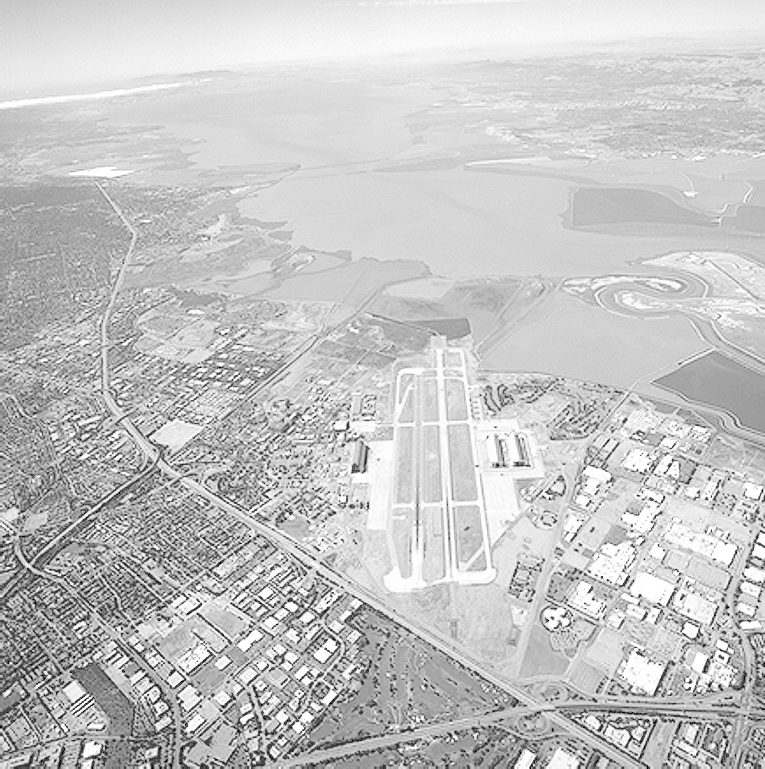
#> input picture runway.png, 765 x 769 px
$ jupyter execute 258782J_A01_Q10.ipynb
#> lines starting #> are read from the running program, lines starting #| are printed output that depends on the picture
[cell 1]
import numpy as np
import cv2
import matplotlib.pyplot as plt

[cell 2]
def manual_bilateral_filter(image, d, sigma_s, sigma_r):
    h, w = image.shape
    output = np.zeros_like(image, dtype=float)
    pad = d // 2
    padded = np.pad(image, pad, mode='reflect').astype(float)

    x, y = np.meshgrid(np.arange(d) - pad, np.arange(d) - pad)
    spatial_weights = np.exp(-(x**2 + y**2) / (2 * sigma_s**2))

    for i in range(h):
        for j in range(w):
            region = padded[i : i+d, j : j+d]  # Extract neighborhood

            # Calculate range weights based on intensity difference
            intensity_diff = region - padded[i + pad, j + pad]
            range_weights = np.exp(-(intensity_diff**2) / (2 * sigma_r**2))

            weights = spatial_weights * range_weights  # Combined weights
            output[i, j] = np.sum(region * weights) / np.sum(weights) # Normalize and compute new pixel value
    return output.astype(np.uint8)

[cell 3]
d = 9          # Diameter
sigma_s = 75   # Spatial Sigma
sigma_r = 75   # Range Sigma

img = cv2.imread('runway.png', cv2.IMREAD_GRAYSCALE)
#> img is the input picture: shape (769, 765); min 0, max 255, mean 197.1

# (b) Gaussian Smoothing
gaussian = cv2.GaussianBlur(img, (d, d), sigma_s)
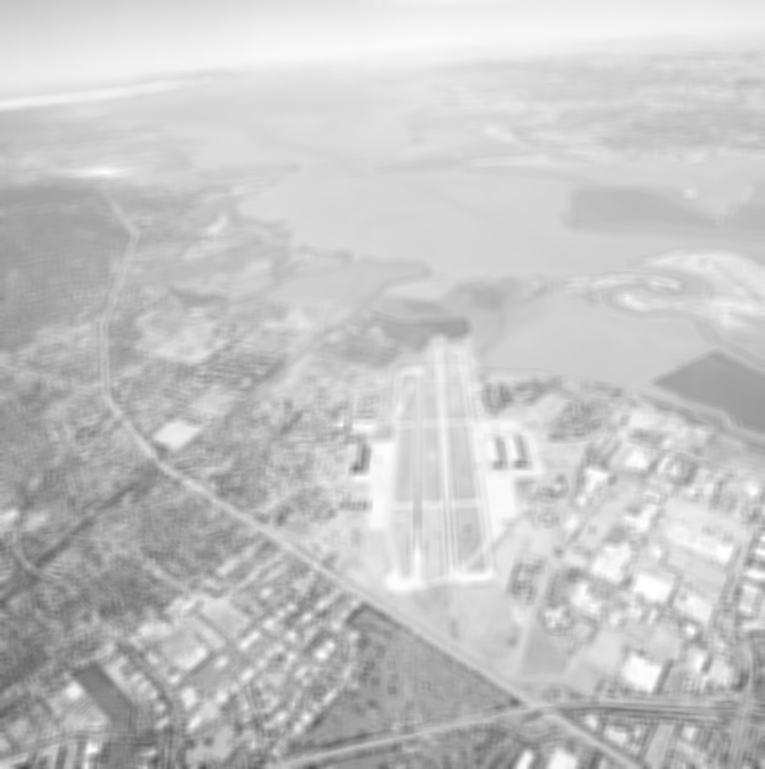
#> gaussian: shape (769, 765); min 75, max 255, mean 197.1

# (c) OpenCV Bilateral
bilateral_cv = cv2.bilateralFilter(img, d, sigma_r, sigma_s)
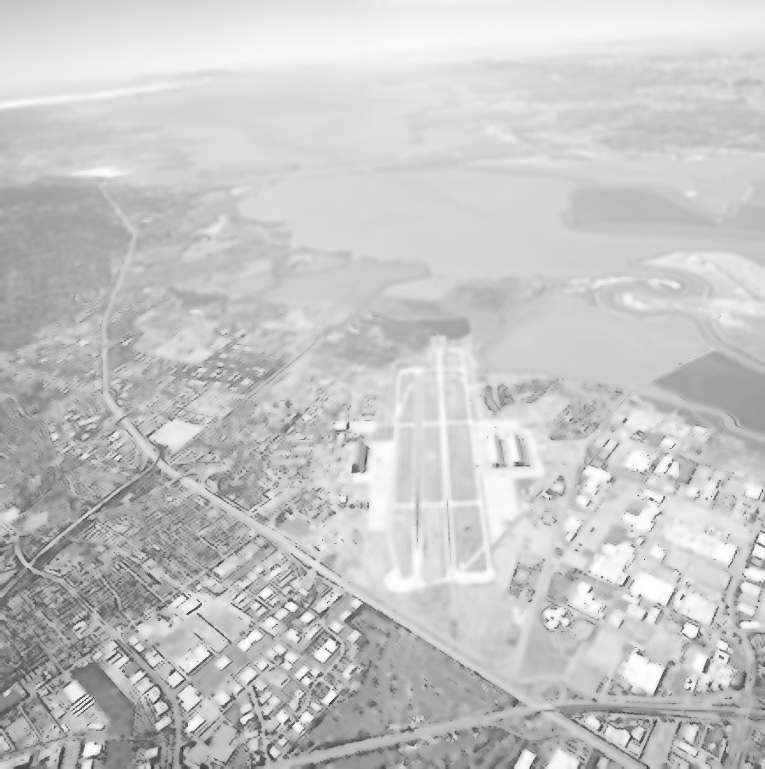
#> bilateral_cv: shape (769, 765); min 51, max 255, mean 198

# (d) Manual Bilateral
bilateral_manual = manual_bilateral_filter(img, d, sigma_s, sigma_r)
#> in manual_bilateral_filter, `padded = np.pad(image, pad, mode='reflect').astype(float)`:
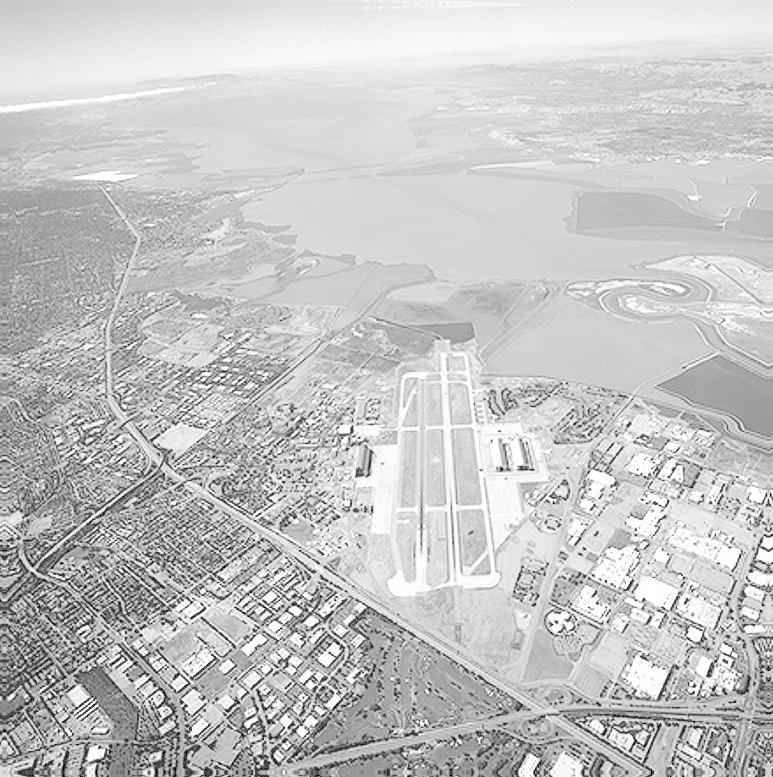
#> padded: shape (777, 773) float64; min 0, max 255, mean 196.9

# --- Visualization ---
plt.figure(figsize=(16, 4))
titles = ["Original", "Gaussian (Edges Blurred)", "OpenCV Bilateral", "Manual Bilateral"]
images = [img, gaussian, bilateral_cv, bilateral_manual]

for i in range(4):
    plt.subplot(1, 4, i+1)
    plt.imshow(images[i], cmap='gray')
    plt.title(titles[i])
    plt.axis('off')
plt.show()
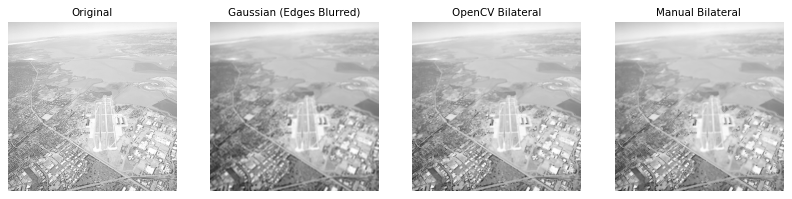
#> figure drawn by matplotlib, 4 panels
